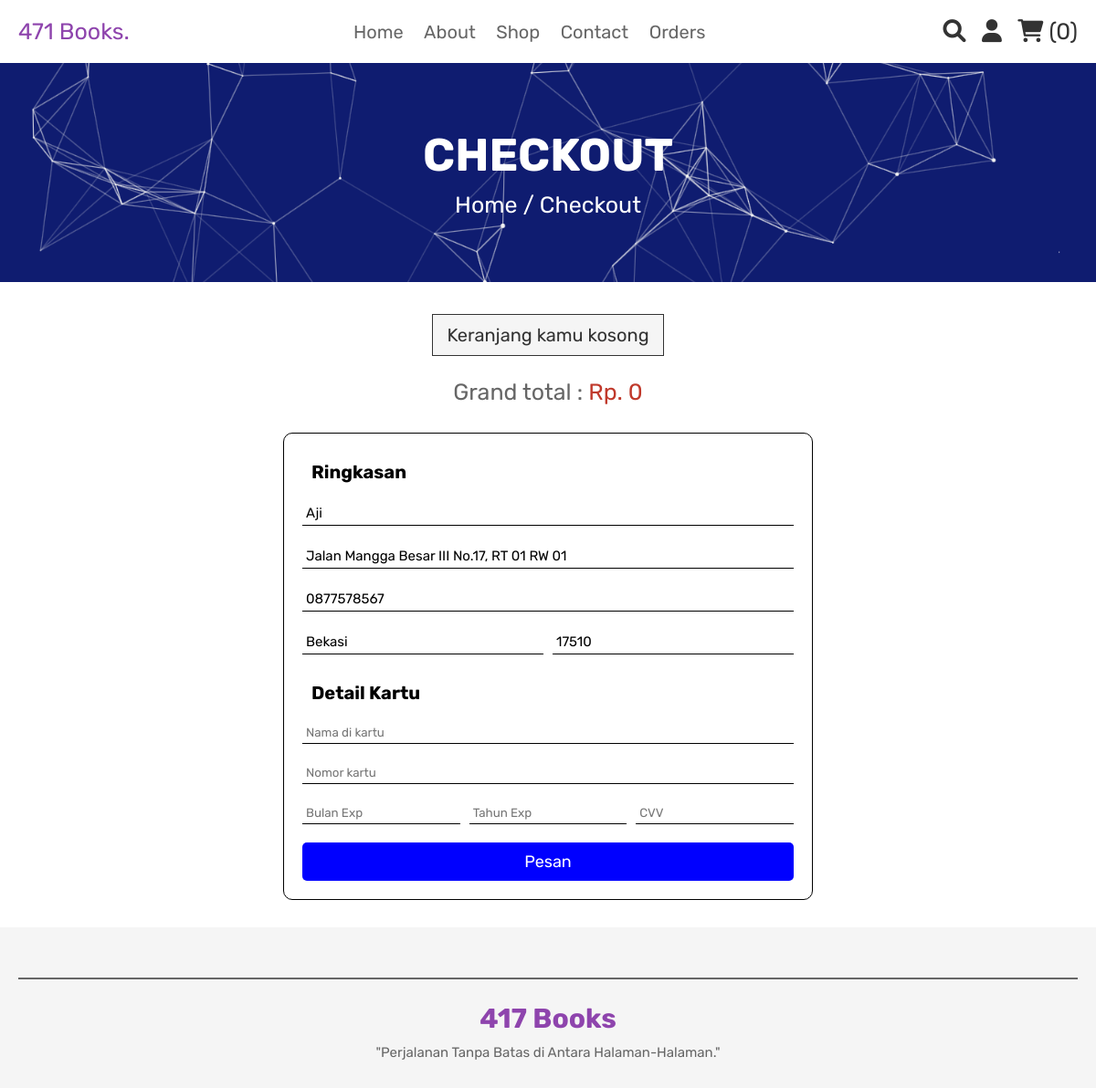
The page /checkout.php (signed in) on the database its author committed.
### tables this page shows
CREATE TABLE `users` (
  `id` int(100) NOT NULL,
  `name` varchar(100) NOT NULL,
  `email` varchar(100) NOT NULL,
  `nohp` varchar(25) NOT NULL,
  `address` varchar(225) NOT NULL,
  `city` varchar(100) NOT NULL,
  `zip_code` varchar(100) NOT NULL,
  `password` varchar(100) NOT NULL,
  `tipe_akun` varchar(20) NOT NULL DEFAULT 'user'
);

### checkout.php (the view, shortened to what this page needs)
<?php
include 'config.php';
$user_id = $_SESSION['user_id'];
$query = "SELECT * FROM users WHERE id='$user_id'";
$hasil = $conn->query($query);
$row = $hasil->fetch_assoc();
?>
<!DOCTYPE html>
<html lang="en">
<head>
   <link rel="stylesheet" href="https://cdnjs.cloudflare.com/ajax/libs/font-awesome/6.0.0/css/all.min.css">
   <link rel="stylesheet" href="css/style.css">
</head>
<body>
   <?php include 'header.php'; ?>
   <div class="heading">
      <h3>checkout</h3>
      <p> <a href="home.php">Home</a> / Checkout </p>
   </div>
   <section class="display-order">
      <?php
      $grand_total = 0;
      $select_cart = mysqli_query($conn, "SELECT * FROM `cart` WHERE user_id = '$user_id'") or die('query failed');
      if (mysqli_num_rows($select_cart) > 0) {
         while ($fetch_cart = mysqli_fetch_assoc($select_cart)) {
            $total_price = ($fetch_cart['price'] * $fetch_cart['quantity']);
            $grand_total += $total_price;
            ?>
            <p>
               <?php echo $fetch_cart['name']; ?> <span>(
                  <?php echo 'Rp.' . $fetch_cart['price'] . ' x ' . $fetch_cart['quantity']; ?>)
               </span>
            </p>
            <?php
         }
      } else {
         echo '<p class="empty">Keranjang kamu kosong</p>';
      }
      ?>
      <div class="grand-total"> Grand total : <span>Rp.
            <?php echo $grand_total; ?>
         </span> </div>
   </section>
   <section class="checkout">
      <form action="" method="post" id="orderForm" onsubmit="return checkExpDate();">
         <div class="payment">
            <h1>Ringkasan</h1>
            <div class="ringkasan">
               <input type="text" name="customer_name" placeholder="Nama" value="<?php echo $row['name'] ?>">
               <input type="text" name="customer_address" placeholder="Alamat" value="<?php echo $row['address'] ?>">
               <input type="text" name="customer_phone" placeholder="No handphone" value="<?php echo $row['nohp'] ?>">
               <div class="ringkasan-detail">
                  <input type="text" name="city" placeholder="Kota" value="<?php echo $row['city'] ?>">
                  <input type="number" name="zip_code" placeholder="Kode pos" value="<?php echo $row['zip_code'] ?>">
               </div>
            </div>
            <h1>Detail Kartu</h1>
            <div class="card-detail">
               <input type="text" name="card_name" placeholder="Nama di kartu">
               <input type="number" name="card_number" placeholder="Nomor kartu">
               <div class="card-detail-exp">
                  <input type="number" id="expMonth" placeholder="Bulan Exp" min="1" max="12" required>
                  <input type="number" id="expYear" placeholder="Tahun Exp" min="2023" required>
                  <input type="number" name="cvv" placeholder="CVV">
               </div>
               <button type="submit" style="width: 100%; background-color: blue;" name="order_btn"
                  class="btn">Pesan</button>
            </div>
         </div>
      </form>
   </section>
   <?php include 'footer.php'; ?>
</body>
</html>

### css/style.css (style rules this page uses)
:root { --purple: #8e44ad; --red: #c0392b; --orange: #f39c12; --black: #333; --white: #fff; --light-color: #666; --light-white: #ccc; --light-bg: #f5f5f5; --border: .1rem solid var(--black); --box-shadow: 0 .5rem 1rem rgba(0, 0, 0, .1); }
* { font-family: 'Rubik', sans-serif; margin: 0; padding: 0; box-sizing: border-box; outline: none; border: none; text-decoration: none; transition: all .2s linear; }
html { font-size: 62.5%; overflow-x: hidden; }
section { padding: 3rem 2rem; }
.empty { padding: 1.5rem; text-align: center; border: var(--border); background-color: var(--white); color: var(--red); font-size: 2rem; }
.btn, .option-btn, .delete-btn, .white-btn { display: inline-block; margin-top: 1rem; padding: 1rem 3rem; cursor: pointer; color: var(--white); font-size: 1.8rem; border-radius: .5rem; text-transform: capitalize; }
.white-btn, .btn { background-color: var(--purple); }
.heading { min-height: 30vh; display: flex; flex-flow: column; align-items: center; justify-content: center; gap: 1rem; background: url(../images/home-bg.png) no-repeat; background-size: cover; background-position: center; text-align: center; }
.heading h3 { font-size: 5rem; color: var(--white); text-transform: uppercase; }
.heading p { font-size: 2.5rem; color: var(--white); }
.heading p a { color: var(--white); }
.display-order { max-width: 1200px; margin: 0 auto; text-align: center; padding-bottom: 0; }
.display-order p { background-color: var(--light-bg); color: var(--black); font-size: 2rem; padding: 1rem 1.5rem; border: var(--border); display: inline-block; margin: .5rem; }
.display-order .grand-total { margin-top: 2rem; font-size: 2.5rem; color: var(--light-color); }
.display-order .grand-total span { color: var(--red); }
.checkout { display: flex; justify-content: center; align-items: center; }
.checkout form { display: flex; align-items: center; justify-content: center; width: 50%; }
.payment { display: flex; width: 100%; flex-direction: column; border: 1px solid black; padding: 20px; border-radius: 10px; }
.payment h1 { font-size: 20px; padding: 10px; }
.payment .ringkasan { display: flex; flex-direction: column; width: 100%; }
.payment .ringkasan input { padding: 4px; margin: 10px 0px; border: none; border-bottom: 1px solid black; width: 100%; font-size: 15px; }
.payment .ringkasan .ringkasan-detail { display: flex; justify-content: space-between; width: 100%; padding-bottom: 10px; }
.payment .ringkasan .ringkasan-detail input { border-bottom: 1px solid black; }
.payment .ringkasan .ringkasan-detail input:first-child { margin-right: 5px; }
.payment .ringkasan .ringkasan-detail input:last-child { margin-left: 5px; }
.payment .card-detail input { margin: 10px 0; padding: 4px; border: none; border-bottom: 1px solid black; width: 100%; }
.payment .card-detail .card-detail-exp { display: flex; width: 100%; }
.payment .card-detail .card-detail-exp input { border-bottom: 1px solid black; }
.payment .card-detail .card-detail-exp input:nth-child(1) { margin-right: 5px; }
.payment .card-detail .card-detail-exp input:nth-child(2) { margin-right: 5px; margin-left: 5px; }
.payment .card-detail .card-detail-exp input:nth-child(3) { margin-left: 5px; }

### rows shown on the page
users: customer_name "Aji", customer_address "Jalan Mangga Besar III No.17, RT 01 RW 01", customer_phone "0877578567", city "Bekasi", zip_code "17510"

### other values the page prints
$cart_rows_number "0"
$grand_total "0"
